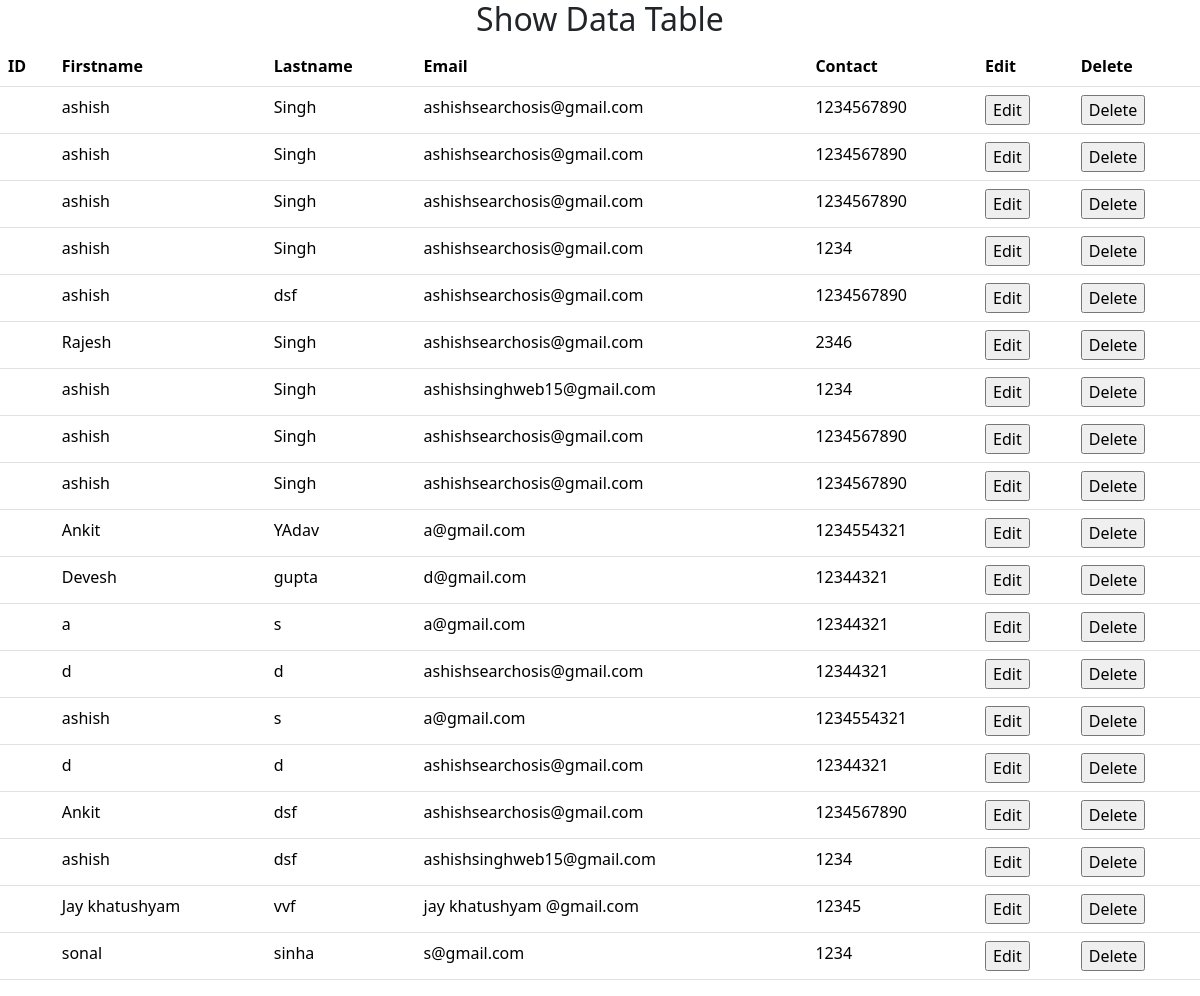
Page /show/ on the committed database.
### firstapp/models.py (models this page shows)
class student(models.Model):
    Firstname = models.CharField(max_length=50)
    Lastname =models.CharField(max_length=50)
    Email = models.CharField(max_length=50)
    Contact =models.BigIntegerField()

### firstapp/views.py (the view)
# urls.py: path("show/", views.show, name="show"),
def show(request):
    all_data = student.objects.all()
    return render(request, "app/show.html", {'key1': all_data})

### firstapp/templates/app/show.html (shortened to what this page needs)
<!DOCTYPE html>
<html lang="en">
<head>
    <link href="https://cdn.jsdelivr.net/npm/bootstrap@5.3.2/dist/css/bootstrap.min.css" rel="stylesheet">
</head>
<body>
    <center>
    <h2>Show Data Table</h2>
    <table class="table">
        <thead>
          <tr>
            <th scope="col">ID</th>
            <th scope="col">Firstname</th>
            <th scope="col">Lastname</th>
            <th scope="col">Email</th>
            <th scope="col">Contact</th>
            <th scope="col">Edit</th>
            <th scope="col">Delete</th>
          </tr>
        </thead>
        {% if key1 %}
        <tbody>
          {% for i in key1 %}
          <tr>
            <td>{{i.Id}}</td>
            <td>{{i.Firstname}}</td>
            <td>{{i.Lastname}}</td>
            <td>{{i.Email}}</td>
            <td>{{i.Contact}}</td>
            <td>
              <form name="edit" action="{% url 'edit' pk=i.id %}" method="Post">
              <input type="submit" value="Edit">
            </form>
            </td>
            <td>
              <form name="delete" action="{% url 'delete' pk=i.id %}" method="Post">
              <input type="submit" value="Delete">
            </form>
            </td>
          </tr>
           {% endfor %}
        </tbody>
        {% endif %}
      </table>
    </center>
</body>
</html>

### rows in the picture
student: Firstname "ashish", Lastname "Singh", Email "ashishsearchosis@gmail.com", Contact "1234567890"
student: Firstname "ashish", Lastname "Singh", Email "ashishsearchosis@gmail.com", Contact "1234567890"
student: Firstname "ashish", Lastname "Singh", Email "ashishsearchosis@gmail.com", Contact "1234567890"
student: Firstname "ashish", Lastname "Singh", Email "ashishsearchosis@gmail.com", Contact "1234"
student: Firstname "ashish", Lastname "dsf", Email "ashishsearchosis@gmail.com", Contact "1234567890"
student: Firstname "Rajesh", Lastname "Singh", Email "ashishsearchosis@gmail.com", Contact "2346"
student: Firstname "ashish", Lastname "Singh", Email "ashishsinghweb15@gmail.com", Contact "1234"
student: Firstname "ashish", Lastname "Singh", Email "ashishsearchosis@gmail.com", Contact "1234567890"
student: Firstname "ashish", Lastname "Singh", Email "ashishsearchosis@gmail.com", Contact "1234567890"
student: Firstname "Ankit", Lastname "YAdav", Email "a@gmail.com", Contact "1234554321"
student: Firstname "Devesh", Lastname "gupta", Email "d@gmail.com", Contact "12344321"
student: Firstname "a", Lastname "s", Email "a@gmail.com", Contact "12344321"
student: Firstname "d", Lastname "d", Email "ashishsearchosis@gmail.com", Contact "12344321"
student: Firstname "ashish", Lastname "s", Email "a@gmail.com", Contact "1234554321"
student: Firstname "d", Lastname "d", Email "ashishsearchosis@gmail.com", Contact "12344321"
student: Firstname "Ankit", Lastname "dsf", Email "ashishsearchosis@gmail.com", Contact "1234567890"
student: Firstname "ashish", Lastname "dsf", Email "ashishsinghweb15@gmail.com", Contact "1234"
student: Firstname "Jay khatushyam", Lastname "vvf", Email "jay khatushyam @gmail.com", Contact "12345"
student: Firstname "sonal", Lastname "sinha", Email "s@gmail.com", Contact "1234"
